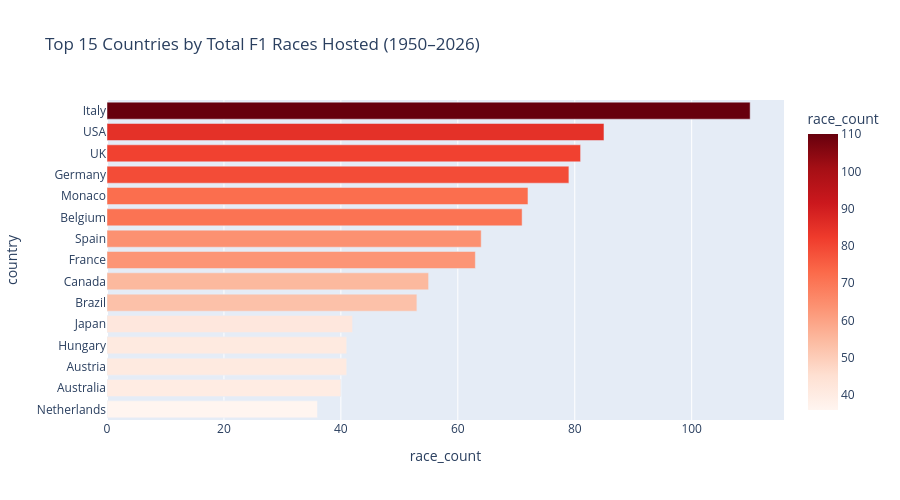

The code cell stored with this chart in its notebook:
### Code cell
fig = px.bar(
    country_race_counts,
    x="race_count", y="country",
    orientation="h",
    color="race_count",
    color_continuous_scale="Reds",
    title="Top 15 Countries by Total F1 Races Hosted (1950–2026)"
)
fig.update_layout(yaxis={"categoryorder": "total ascending"})
fig.update_layout(height=500)
fig.show()

### Figure 1 — Plotly figure (JSON) as saved in the notebook; plotly's stock layout.template omitted (floating-point values rounded to 4 significant figures)
{"data": [{"hovertemplate": "race_count=%{marker.color}<br>country=%{y}<extra></extra>", "legendgroup": "", "marker": {"color": [110, 85, 81, 79, 72, 71, 64, 63, 55, 53, 42, 41, 41, 40, 36], "coloraxis": "coloraxis", "pattern": {"shape": ""}}, "name": "", "orientation": "h", "showlegend": false, "textposition": "auto", "type": "bar", "x": [110, 85, 81, 79, 72, 71, 64, 63, 55, 53, 42, 41, 41, 40, 36], "xaxis": "x", "y": ["Italy", "USA", "UK", "Germany", "Monaco", "Belgium", "Spain", "France", "Canada", "Brazil", "Japan", "Austria", "Hungary", "Australia", "Netherlands"], "yaxis": "y"}], "layout": {"barmode": "relative", "coloraxis": {"autocolorscale": false, "colorbar": {"title": {"text": "race_count"}}, "colorscale": [[0, "rgb(255,245,240)"], [0.125, "rgb(254,224,210)"], [0.25, "rgb(252,187,161)"], [0.375, "rgb(252,146,114)"], [0.5, "rgb(251,106,74)"], [0.625, "rgb(239,59,44)"], [0.75, "rgb(203,24,29)"], [0.875, "rgb(165,15,21)"], [1, "rgb(103,0,13)"]]}, "height": 500, "legend": {"tracegroupgap": 0}, "title": {"text": "Top 15 Countries by Total F1 Races Hosted (1950–2026)"}, "xaxis": {"anchor": "y", "domain": [0, 1], "title": {"text": "race_count"}}, "yaxis": {"anchor": "x", "categoryorder": "total ascending", "domain": [0, 1], "title": {"text": "country"}}}}
